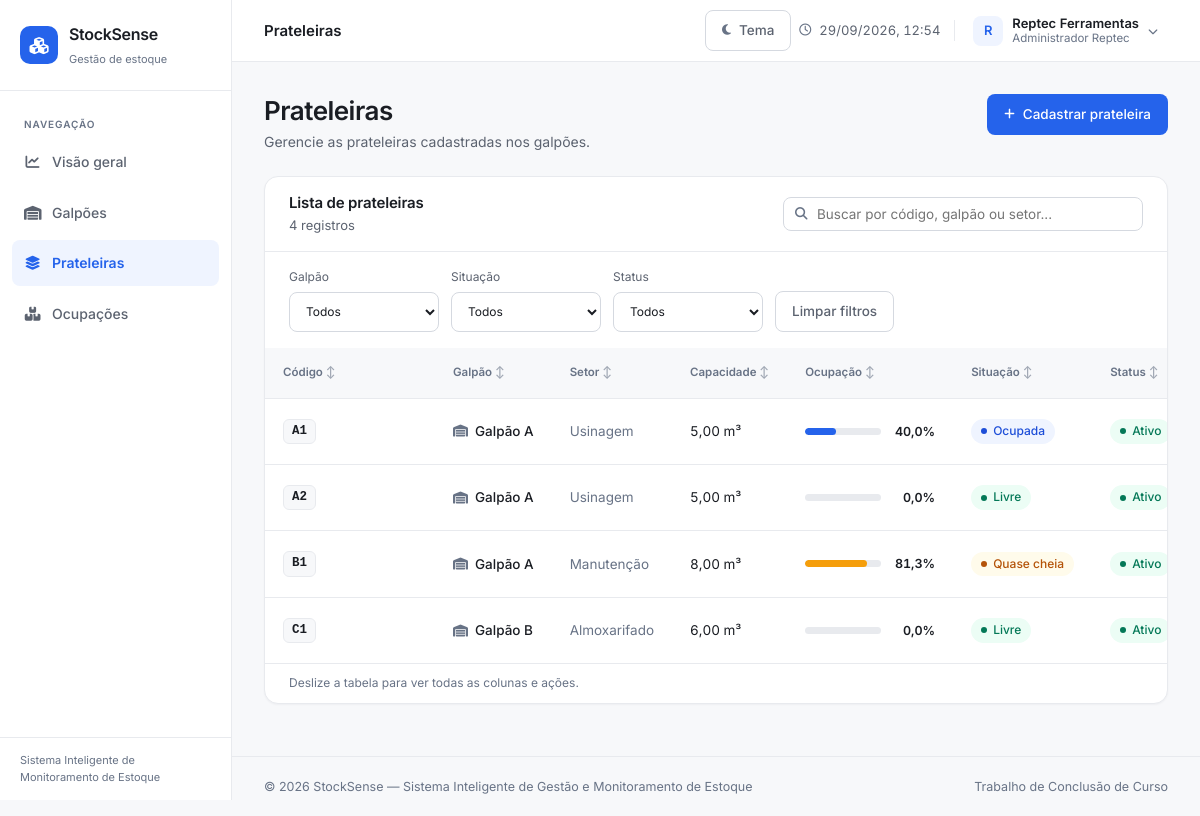
Screenshot of /index.php?pagina=prateleiras (signed in) with the database file from the repository.
### tables this page shows
CREATE TABLE prateleiras (

    id INT UNSIGNED AUTO_INCREMENT PRIMARY KEY,

    galpao_id INT UNSIGNED NOT NULL,

    codigo VARCHAR(20) NOT NULL,

    descricao VARCHAR(255),

    metros_cubicos DECIMAL(10,2) DEFAULT 0.00,

    setor VARCHAR(100),

    pct_ocupado DECIMAL(5,2) DEFAULT 0.00,

     
    pct_sensor DECIMAL(5,2) DEFAULT NULL,

    ativo TINYINT(1) DEFAULT 1,

    criado_em TIMESTAMP DEFAULT CURRENT_TIMESTAMP,

    UNIQUE (galpao_id, codigo),

    FOREIGN KEY (galpao_id)
        REFERENCES galpoes(id)
        ON DELETE CASCADE
);

CREATE TABLE galpoes (

    id INT UNSIGNED AUTO_INCREMENT PRIMARY KEY,

    empresa_id INT UNSIGNED NOT NULL,

    nome VARCHAR(80) NOT NULL,

    descricao VARCHAR(255),

    metros_cubicos DECIMAL(10,2) DEFAULT 0.00,

    ativo TINYINT(1) NOT NULL DEFAULT 1,

    criado_em TIMESTAMP DEFAULT CURRENT_TIMESTAMP,

    FOREIGN KEY (empresa_id)
        REFERENCES empresas(id)
        ON DELETE CASCADE
);

### includes/auth.php (called while the page is built, shortened)
<?php
function empresa_id()
{
    return (int) ($_SESSION["empresa_id"] ?? 0);
}

### includes/estoque.php (called while the page is built, shortened)
<?php
require_once __DIR__ . '/funcoes.php';
function percentual_volume($volume, $capacidade)
{
    return (float) $capacidade > 0 ? pct((float) $volume / (float) $capacidade * 100) : 0;
}
function consultar_prateleiras_estoque($conexao, $empresa, $galpaoId = 0)
{
    $stmt = $conexao->prepare("SELECT p.id, p.codigo, p.descricao, p.metros_cubicos,
        p.setor, p.ativo, g.id AS galpao_id, g.nome AS galpao_nome, g.ativo AS galpao_ativo,
        COALESCE((SELECT SUM(o.volume_m3) FROM ocupacoes o
            WHERE o.prateleira_id = p.id AND o.data_saida IS NULL), 0) AS volume_ocupado,
        (SELECT COUNT(*) FROM ocupacoes o
            WHERE o.prateleira_id = p.id AND o.data_saida IS NULL) AS itens_armazenados
        FROM prateleiras p INNER JOIN galpoes g ON g.id = p.galpao_id
        WHERE g.empresa_id = ? AND (? = 0 OR g.id = ?)
        ORDER BY g.nome, p.codigo");
    $stmt->bind_param('iii', $empresa, $galpaoId, $galpaoId);
    $stmt->execute();
    $prateleiras = $stmt->get_result()->fetch_all(MYSQLI_ASSOC);
    return $prateleiras;
}

### includes/funcoes.php (called while the page is built, shortened)
<?php
function e($texto)
{
    return htmlspecialchars($texto ?? "", ENT_QUOTES, "UTF-8");
}
function num($valor, $casas = 2)
{
    return number_format((float) $valor, $casas, ",", ".");
}
function m3($valor)
{
    return num($valor, 2) . " m³";
}
function pct($valor)
{
    return max(0, min(100, (float) $valor));
}
function status_ocupacao($percentual)
{
    $percentual = (float) $percentual;
    if ($percentual >= 80) {
        return ["nivel" => "atencao", "rotulo" => "Quase cheia"];
    }
    if ($percentual > 0) {
        return ["nivel" => "parcial", "rotulo" => "Ocupada"];
    }
    return ["nivel" => "livre", "rotulo" => "Livre"];
}

### pages/prateleiras.php (the view, shortened to what this page needs)
<?php
require_once __DIR__ . "/../database/conexao.php";
require_once __DIR__ . '/../includes/estoque.php';
$empresa = empresa_id();
$prateleiras = consultar_prateleiras_estoque($conexao, $empresa);
?>
<div class="pagina-topo">
    <div>
        <h1>Prateleiras</h1>
        <p>Gerencie as prateleiras cadastradas nos galpões.</p>
    </div>
    <a href="index.php?pagina=cadastrar_prateleira" class="btn btn-primario">
        <i class="fa-solid fa-plus"></i>
        Cadastrar prateleira
    </a>
</div>
<section class="card">
    <div class="card-topo">
        <div>
            <h2>Lista de prateleiras</h2>
            <p><span id="contadorPrateleiras"><?= quantidade(count($prateleiras), "prateleira cadastrada", "prateleiras cadastradas") ?></span></p>
        </div>
        <div class="busca">
            <input type="search"
                   placeholder="Buscar por código, galpão ou setor..."
                   aria-label="Buscar prateleira"
                   data-busca="#tabelaPrateleiras"
                   data-contador="#contadorPrateleiras"
                   data-vazio="#semResultadoPrateleiras">
        </div>
    </div>
    <?php if (empty($prateleiras)): ?>
        <div class="vazio">
            <i class="fa-solid fa-layer-group"></i>
            <h3>Nenhuma prateleira cadastrada</h3>
            <p>Cadastre prateleiras para começar a registrar ocupações.</p>
            <a href="index.php?pagina=cadastrar_prateleira" class="btn btn-primario">
                <i class="fa-solid fa-plus"></i>
                Cadastrar prateleira
            </a>
        </div>
    <?php else: ?>
        <div class="tabela-rolagem">
            <table class="tabela" id="tabelaPrateleiras">
                <thead>
                    <tr>
                        <th>Código</th>
                        <th>Galpão</th>
                        <th>Setor</th>
                        <th>Capacidade</th>
                        <th>Ocupação</th>
                        <th>Situação</th>
                        <th>Status</th>
                    </tr>
                </thead>
                <tbody>
                    <?php foreach ($prateleiras as $prateleira): ?>
                        <?php
                        $percentual = pct($prateleira["pct_ocupado"]);
                        $status = status_ocupacao($percentual);
                        ?>
                        <tr>
                            <td>
                                <a href="index.php?pagina=detalhes_prateleira&id=<?= $prateleira["id"] ?>">
                                    <span class="codigo"><?= e($prateleira["codigo"]) ?></span>
                                </a>
                            </td>
                            <td>
                                <span class="link-icone">
                                    <i class="fa-solid fa-warehouse"></i>
                                    <?= e($prateleira["galpao_nome"]) ?>
                                </span>
                            </td>
                            <td class="texto-fraco">
                                <?= e($prateleira["setor"] ?: "—") ?>
                            </td>
                            <td class="numero">
                                <?= m3($prateleira["metros_cubicos"]) ?>
                            </td>
                            <td>
                                <div class="barra-linha">
                                    <div class="barra-progresso <?= $status["nivel"] ?>">
                                        <span data-pct="<?= $percentual ?>" style="width:0"></span>
                                    </div>
                                    <b><?= num($percentual, 1) ?>%</b>
                                </div>
                            </td>
                            <td>
                                <span class="etiqueta <?= $status["nivel"] ?>">
                                    <?= $status["rotulo"] ?>
                                </span>
                            </td>
                            <td>
                                <?php if ($prateleira["ativo"] == 1): ?>
                                    <span class="etiqueta livre">Ativo</span>
                                <?php else: ?>
                                    <span class="etiqueta inativo">Inativo</span>
                                <?php endif; ?>
                            </td>
                        </tr>
                    <?php endforeach; ?>
                </tbody>
            </table>
        </div>
    <?php endif; ?>
</section>

### rows the page displays
prateleiras: codigo "A1", galpao.nome "Galpão A", setor "Usinagem", metros_cubicos "5,00 m³", percentual "40,0", rotulo "Ocupada", ativo "Ativo"
prateleiras: codigo "A2", galpao.nome "Galpão A", setor "Usinagem", metros_cubicos "5,00 m³", percentual "0,0", rotulo "Livre", ativo "Ativo"
prateleiras: codigo "B1", galpao.nome "Galpão A", setor "Manutenção", metros_cubicos "8,00 m³", percentual "81,3", rotulo "Quase cheia", ativo "Ativo"
prateleiras: codigo "C1", galpao.nome "Galpão B", setor "Almoxarifado", metros_cubicos "6,00 m³", percentual "0,0", rotulo "Livre", ativo "Ativo"

### other values shown
$item["texto"] "Visão geral"
$item["texto"] "Galpões"
$item["texto"] "Prateleiras"
$item["texto"] "Ocupações"
$tituloPagina "Prateleiras"
mb_strtoupper(mb_substr(empresa_nome(), 0, 1)) "R"
empresa_nome() "Reptec Ferramentas"
usuario_nome() "Administrador Reptec"
